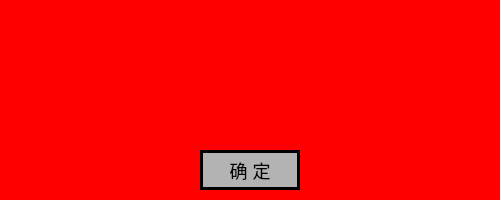
<?xml version="1.0" encoding="UTF-8"?>
<ui version="4.0">
 <class>VehicleAlarmWidget</class>
 <widget class="QWidget" name="VehicleAlarmWidget">
  <property name="geometry">
   <rect>
    <x>0</x>
    <y>0</y>
    <width>501</width>
    <height>200</height>
   </rect>
  </property>
  <property name="windowTitle">
   <string>Form</string>
  </property>
  <widget class="QLabel" name="VA_background">
   <property name="geometry">
    <rect>
     <x>0</x>
     <y>0</y>
     <width>500</width>
     <height>200</height>
    </rect>
   </property>
   <property name="styleSheet">
    <string notr="true">background-color: rgb(255, 0, 0);</string>
   </property>
   <property name="text">
    <string/>
   </property>
  </widget>
  <widget class="QLabel" name="VA_text">
   <property name="geometry">
    <rect>
     <x>50</x>
     <y>10</y>
     <width>400</width>
     <height>120</height>
    </rect>
   </property>
   <property name="autoFillBackground">
    <bool>false</bool>
   </property>
   <property name="styleSheet">
    <string notr="true">font: 75 20pt;
</string>
   </property>
   <property name="text">
    <string/>
   </property>
   <property name="alignment">
    <set>Qt::AlignCenter</set>
   </property>
  </widget>
  <widget class="QPushButton" name="pushButton">
   <property name="geometry">
    <rect>
     <x>200</x>
     <y>150</y>
     <width>100</width>
     <height>40</height>
    </rect>
   </property>
   <property name="styleSheet">
    <string notr="true">font: 75  18px ;
background-color: rgb(179, 179, 179);
border:3px solid rgb(0, 0, 0);</string>
   </property>
   <property name="text">
    <string>确 定</string>
   </property>
  </widget>
 </widget>
 <resources/>
 <connections/>
</ui>
